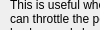
          <widget class="QWidget" name="PerformanceToolBoxPage">
           <property name="geometry">
            <rect>
             <x>0</x>
             <y>0</y>
             <width>100</width>
             <height>30</height>
            </rect>
           </property>
           <attribute name="label">
            <string>Performance</string>
           </attribute>
           <widget class="QLabel" name="lblPerformanceLoadingMin">
            <property name="geometry">
             <rect>
              <x>100</x>
              <y>60</y>
              <width>21</width>
              <height>16</height>
             </rect>
            </property>
            <property name="text">
             <string>Min</string>
            </property>
           </widget>
           <widget class="QLabel" name="lblPerformanceExportingMax">
            <property name="geometry">
             <rect>
              <x>440</x>
              <y>90</y>
              <width>31</width>
              <height>16</height>
             </rect>
            </property>
            <property name="text">
             <string>Max</string>
            </property>
           </widget>
           <widget class="QLabel" name="lblPerformanceDescription">
            <property name="geometry">
             <rect>
              <x>10</x>
              <y>-5</y>
              <width>461</width>
              <height>61</height>
             </rect>
            </property>
            <property name="text">
             <string>This is useful when you dealing with very large Playlists or Directories (100K+), You can throttle the performance little bit to lower CPU/Power usage and let it work in the background slowly. OR you can maximize performance and speed up the process (Recommended).</string>
            </property>
            <property name="wordWrap">
             <bool>true</bool>
            </property>
           </widget>
           <widget class="QLabel" name="lblLoadingPerformance">
            <property name="geometry">
             <rect>
              <x>13</x>
              <y>58</y>
              <width>81</width>
              <height>20</height>
             </rect>
            </property>
            <property name="font">
             <font>
              <weight>75</weight>
              <bold>true</bold>
             </font>
            </property>
            <property name="text">
             <string>Loading:</string>
            </property>
           </widget>
           <widget class="QSlider" name="LoadingPerformanceSlider">
            <property name="geometry">
             <rect>
              <x>130</x>
              <y>60</y>
              <width>301</width>
              <height>20</height>
             </rect>
            </property>
            <property name="minimum">
             <number>0</number>
            </property>
            <property name="maximum">
             <number>70</number>
            </property>
            <property name="value">
             <number>0</number>
            </property>
            <property name="orientation">
             <enum>Qt::Horizontal</enum>
            </property>
            <property name="invertedAppearance">
             <bool>true</bool>
            </property>
            <property name="invertedControls">
             <bool>true</bool>
            </property>
            <property name="tickPosition">
             <enum>QSlider::NoTicks</enum>
            </property>
           </widget>
           <widget class="QLabel" name="lblPerformanceLoadingMax">
            <property name="geometry">
             <rect>
              <x>440</x>
              <y>60</y>
              <width>31</width>
              <height>16</height>
             </rect>
            </property>
            <property name="text">
             <string>Max</string>
            </property>
           </widget>
           <widget class="QLabel" name="lblExportingPerformance">
            <property name="geometry">
             <rect>
              <x>13</x>
              <y>88</y>
              <width>81</width>
              <height>20</height>
             </rect>
            </property>
            <property name="font">
             <font>
              <weight>75</weight>
              <bold>true</bold>
             </font>
            </property>
            <property name="text">
             <string>Exporting:</string>
            </property>
           </widget>
           <widget class="QSlider" name="ExportingPerformanceSlider">
            <property name="geometry">
             <rect>
              <x>130</x>
              <y>90</y>
              <width>301</width>
              <height>20</height>
             </rect>
            </property>
            <property name="minimum">
             <number>0</number>
            </property>
            <property name="maximum">
             <number>70</number>
            </property>
            <property name="value">
             <number>0</number>
            </property>
            <property name="orientation">
             <enum>Qt::Horizontal</enum>
            </property>
            <property name="invertedAppearance">
             <bool>true</bool>
            </property>
            <property name="invertedControls">
             <bool>true</bool>
            </property>
            <property name="tickPosition">
             <enum>QSlider::NoTicks</enum>
            </property>
           </widget>
           <widget class="QLabel" name="lblPerformanceExportingMin">
            <property name="geometry">
             <rect>
              <x>100</x>
              <y>90</y>
              <width>31</width>
              <height>16</height>
             </rect>
            </property>
            <property name="text">
             <string>Min</string>
            </property>
           </widget>
          </widget>
